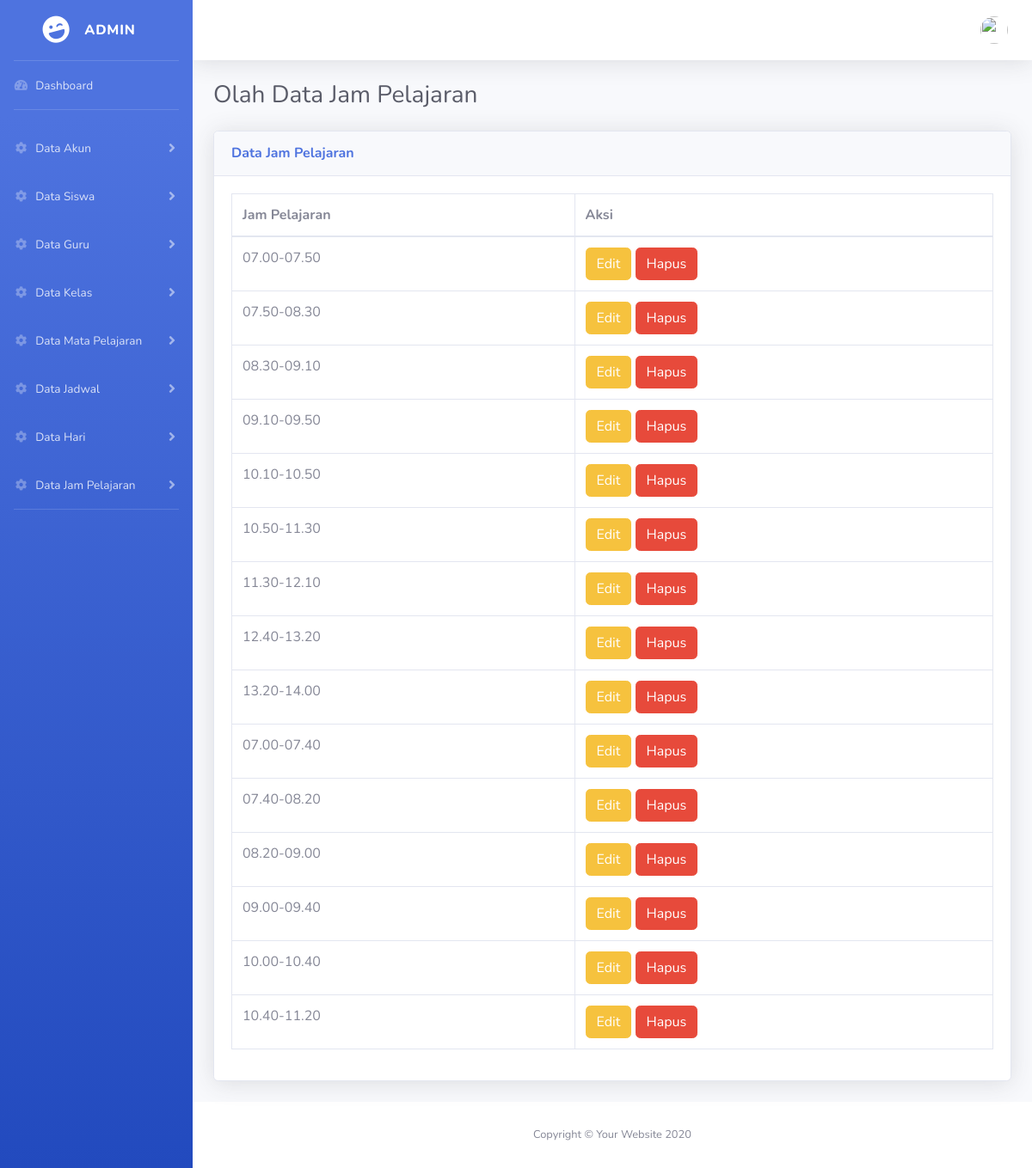
Screenshot of /admin/data_jampel.php (signed in) with the database file from the repository.
### tables this page shows
CREATE TABLE `jam_pelajaran` (
  `id_jampel` int(11) NOT NULL,
  `jampel` varchar(11) NOT NULL
);

### admin/data_jampel.php (the view, shortened to what this page needs)
<?php include 'header.php'; ?>
<!DOCTYPE html>
<html lang="en">
<head>
  <link href="../vendor/fontawesome-free/css/all.min.css" rel="stylesheet" type="text/css">
  <link href="../css/sb-admin-2.min.css" rel="stylesheet">
</head>
<body id="page-top">
  <div id="wrapper">
    <div id="content-wrapper" class="d-flex flex-column">
      <div id="content">
        <div class="container-fluid">
          <h1 class="h3 mb-4 text-gray-800">Olah Data Jam Pelajaran</h1>
          <?php
            $sql="SELECT * FROM jam_pelajaran";
            $res=mysqli_query($link,$sql);
            $ketemu=mysqli_num_rows($res);
          ?>
          <div class="card shadow mb-4">
            <div class="card-header py-3">
              <h6 class="m-0 font-weight-bold text-primary">Data Jam Pelajaran</h6>
            </div>
            <div class="card-body">
              <div class="table-responsive">
                <table class="table table-bordered" id="dataTable" width="100%" cellspacing="0">
                  <thead>
                    <tr>
                      <th>Jam Pelajaran</th>
                      <th>Aksi</th>
                    </tr>
                  </thead>
                  <tbody>
                    <?php
                      if($ketemu){
                        foreach($res as $data){
                          ?>
                            <tr>
                              <td><?php echo "$data[jampel]"; ?></td>
                              <td><?php echo "<a class='btn btn-warning' href='edit_jampel.php?id=$data[id_jampel]'>Edit</a> ";
                                   echo "<a class='btn btn-danger' href='hapus_jampel.php?id=$data[id_jampel]'>Hapus</a>"; ?></td>
                            </tr>
                          <?php
                        }
                      }else{?>
                        <tr><td colspan="2"><center>Tidak ada data.</td><center></tr><?php
                      }
                    ?>
                  </tbody>
                </table>
              </div>
            </div>
          </div>
        </div>
      </div>
    </div>
  </div>
</body>
</html>

### rows the page displays
jam_pelajaran: jampel "07.00-07.50"
jam_pelajaran: jampel "07.50-08.30"
jam_pelajaran: jampel "08.30-09.10"
jam_pelajaran: jampel "09.10-09.50"
jam_pelajaran: jampel "10.10-10.50"
jam_pelajaran: jampel "10.50-11.30"
jam_pelajaran: jampel "11.30-12.10"
jam_pelajaran: jampel "12.40-13.20"
jam_pelajaran: jampel "13.20-14.00"
jam_pelajaran: jampel "07.00-07.40"
jam_pelajaran: jampel "07.40-08.20"
jam_pelajaran: jampel "08.20-09.00"
jam_pelajaran: jampel "09.00-09.40"
jam_pelajaran: jampel "10.00-10.40"
jam_pelajaran: jampel "10.40-11.20"
